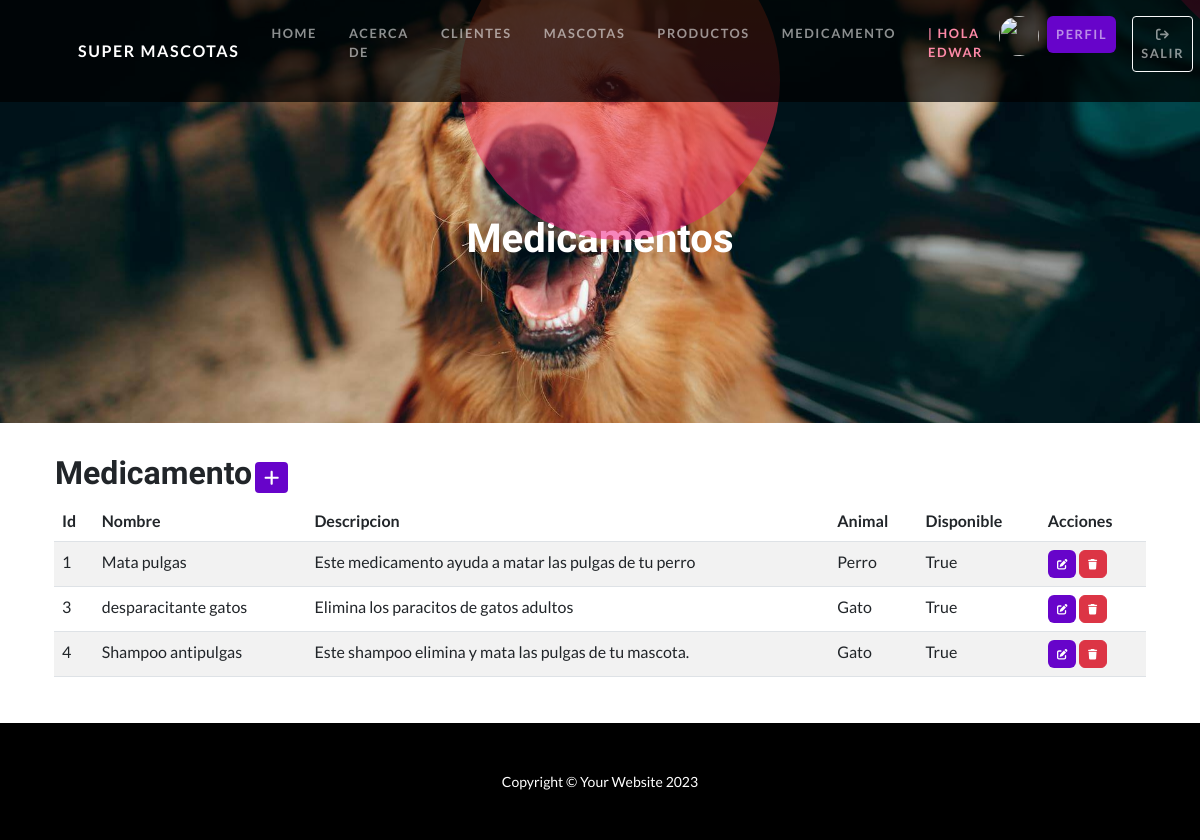
The app's page /apptienda/medicamentos/ (signed in) with its own data.
### apptienda/models.py (models this page shows, shortened)
class Medicamento(models.Model):
    nombre_medicamento = models.CharField(max_length=50)
    descripcion = models.TextField(null=True, blank=True)
    tipo_de_animal = models.CharField(max_length=20, choices=[
        ('Perro', 'Perro'),
        ('Gato', 'Gato'),
    ])
    disponibilidad= models.BooleanField()

### apptienda/views.py (the view)
# urls.py: path('medicamentos/', MedicamentoList.as_view(), name='medicamentos'),
class MedicamentoList(LoginRequiredMixin,ListView):
    model=Medicamento

### apptienda/templates/apptienda/medicamento_list.html
{% extends 'apptienda/home.html' %}
{% block title %}
    <h1 class="masthead-heading mb-0">Medicamentos</h1>
{% endblock title %}
{% block contenido %}
    <table>
        <tr>
            <td width="200"><h2>Medicamento</h2></td>
            <td>
                <a
                href="{% url 'medicamento_create' %}"
                class="btn btn-primary btn-sm"
                ><i class="fa fa-plus fa-lg" title="Crear"> </i>
                </a>
            </td>
        </tr>
    </table>
    <table class="table table-striped">
        <thead>
            <tr>
                <th>Id</th>
                <th>Nombre</th>
                <th>Descripcion</th>
                <th>Animal</th>
                <th>Disponible</th>
                <th>Acciones</th>
            </tr>
        </thead>
        <tbody>
            {% for m in medicamento_list %}
                <tr>
                    <td>{{m.id}}</td>
                    <td>{{m.nombre_medicamento}}</td>
                    <td>{{m.descripcion}}</td>
                    <td>{{m.tipo_de_animal}}</td>
                    <td>{{m.disponibilidad}}</td>
                    <td>
                        <a
                          href="{% url 'medicamento_update' m.id %}"
                          class="btn btn-primary"
                          style="--bs-btn-padding-y: .25rem; --bs-btn-padding-x: .5rem; --bs-btn-font-size: .75rem;"
                          ><i class="fa fa-edit fa-sm" title="Edit Record"></i>
                        </a>
                        <a
                          href="{% url 'medicamento_delete' m.id %}"
                          class="btn btn-danger"
                          style="--bs-btn-padding-y: .25rem; --bs-btn-padding-x: .5rem; --bs-btn-font-size: .75rem;"
                          ><i class="fa fa-trash fa-sm" title="Delete Record"></i>
                        </a>
                      </td>
                </tr>
            {% endfor %}
        </tbody>
    </table>
{% endblock contenido %}

### apptienda/templates/apptienda/home.html (shortened to what this page needs)
<!DOCTYPE html>
<html lang="en">
    <head>
        {% load static %}
        <link href="{% static 'css/styles.css' %}" rel="stylesheet" />
        <link rel="stylesheet" href="https://cdnjs.cloudflare.com/ajax/libs/font-awesome/6.4.0/css/all.min.css">
    </head>
    <body id="page-top" >
        <nav class="navbar navbar-expand-lg navbar-dark navbar-custom fixed-top">
            <div class="container px-5">
                <a class="navbar-brand" href="{% url 'home' %}">Super mascotas</a>
                <div class="collapse navbar-collapse" id="navbarResponsive">
                    <ul class="navbar-nav ms-auto">
                        <li class="nav-item"><a class="nav-link" href="{% url 'home' %}">Home</a></li>
                        <li class="nav-item"><a class="nav-link" href="{% url 'acerca_de' %}">Acerca de</a></li>
                        {% if user.is_authenticated %}
                            <li class="nav-item"><a class="nav-link" href="{% url 'clientes' %}">Clientes</a></li>
                            <li class="nav-item"><a class="nav-link" href="{% url 'mascotas' %}">Mascotas</a></li>
                            <li class="nav-item"><a class="nav-link" href="{% url 'productos' %}">Productos</a></li>
                            <li class="nav-item"><a class="nav-link" href="{% url 'medicamentos' %}">Medicamento</a></li>
                            <li class="nav-item"><p class="nav-link" style="color:#FF8AA8">| Hola {{user.username}}</p></li>
                            <div class="text-center avatar">
                                <a  href="{% url 'agregar_avatar' %}" ><img src="{{ request.session.avatar }}" height="40px" weight="40px"/></a>
                            </div>
                            <li class="nav-item btn-profile" ><a class="nav-link btn btn-primary" href="{% url 'editar_perfil' %}">perfil</a></li>
                            <li class="nav-item btn-profile"><a class="nav-link btn btn-outline-light btn-sm" href="{% url 'logout' %}"><i class="fa-solid fa-arrow-right-from-bracket"></i> Salir</a></li>
                        {% else %}
                            <li class="nav-item"><a class="nav-link btn btn-outline-light" href="{% url 'login' %}">Login</a></li>
                            <li class="nav-item"><a class="nav-link btn btn-primary" href="{% url 'registro' %}">Register</a></li>
                        {% endif %}
                    </ul>
                </div>
            </div>
        </nav>
        <header class="masthead text-center text-white" >
            {% block title %}{% endblock title %}
            <div class="bg-circle-2 bg-circle"></div>
            <div class="bg-circle-4 bg-circle"></div>
        </header>
        <section id="scroll">
            <div class="container px-5" style="padding:30px 0px">
                <div class="row gx-5 align-items-center">
                    {% block contenido %}
                    {% endblock contenido %}
                </div>
            </div>
        </section>
        <footer class="py-5 bg-black">
            <div class="container px-5"><p class="m-0 text-center text-white small">Copyright &copy; Your Website 2023</p></div>
        </footer>
    </body>
</html>

### records on screen
Medicamento: id "1", nombre_medicamento "Mata pulgas", descripcion "Este medicamento ayuda a matar las pulgas de tu perro", tipo_de_animal "Perro", disponibilidad "True"
Medicamento: id "3", nombre_medicamento "desparacitante gatos", descripcion "Elimina los paracitos de gatos adultos", tipo_de_animal "Gato", disponibilidad "True"
Medicamento: id "4", nombre_medicamento "Shampoo antipulgas", descripcion "Este shampoo elimina y mata las pulgas de tu mascota.", tipo_de_animal "Gato", disponibilidad "True"

### other values on screen
{{ user.username }} "EDWAR"
